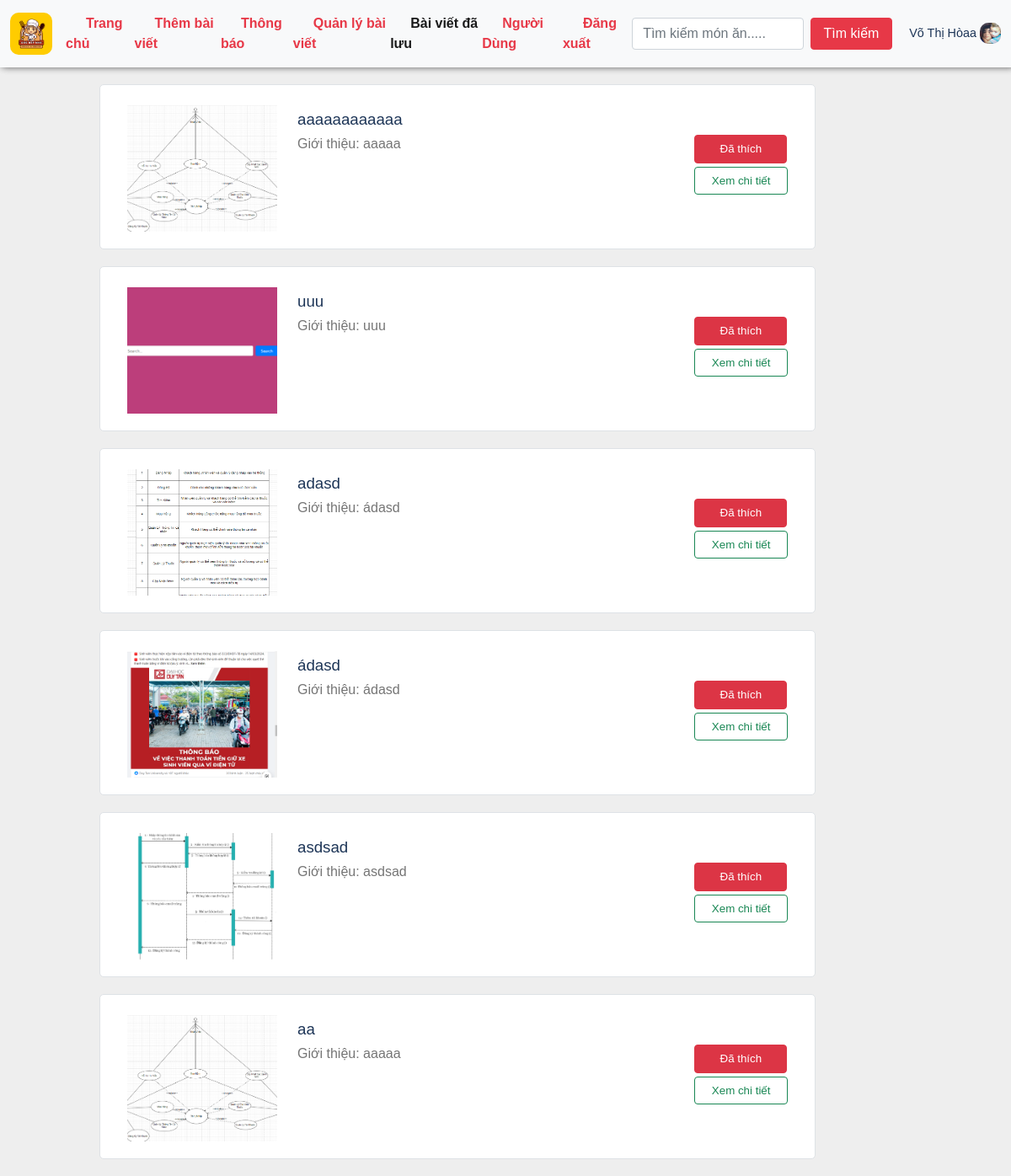
The app's page /savefood/ (signed in), older data.
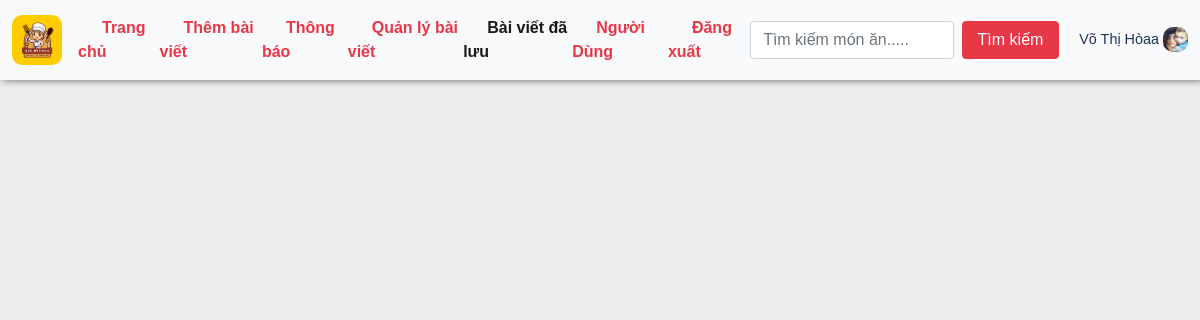
The same page, newer data.
### appfood/models.py (models this page shows, shortened)
class Recipe(models.Model):
    title = models.CharField(max_length=100,null=True)
    author = models.ForeignKey('auth.User', on_delete=models.CASCADE)
    introduce = models.CharField(max_length=100,null=True)
    description = models.CharField(max_length=200,null=True)
    created_at = models.DateTimeField(auto_now_add=True)
    views = models.IntegerField(default=0)
    liked_tym = models.ManyToManyField(User, related_name='liked_recipes', blank=True)
    classify = models.ManyToManyField(Classify, related_name='recipes', blank=True)
    reported = models.BooleanField(default=False)

class RecipeImage(models.Model):
    recipe = models.ForeignKey(Recipe, related_name='images', on_delete=models.CASCADE)
    image = models.ImageField(upload_to='images/')
    uploaded_at = models.DateTimeField(auto_now_add=True)

### appfood/views.py (the view)
# urls.py: path('savefood/', views.savefood, name='savefood'),  # Lưu Bài
@login_required
def savefood(request):
    if request.user.is_authenticated:
        liked_recipes = request.user.liked_recipes.all()  # Lấy danh sách công thức người dùng đã thích
        recipes = Recipe.objects.all()
        recipeimage = RecipeImage.objects.all()
        user_profile, created = UserProfile.objects.get_or_create(user=request.user)
        return render(request, 'appfood/savefood.html',
                      {'liked_recipes': liked_recipes, 'recipes': recipes, 'recipeimage': recipeimage,
                       'user_profile': user_profile})
    return redirect('login')  # Yêu cầu đăng nhập nếu chưa đăng nhập

### appfood/templates/appfood/savefood.html (shortened to what the changed rows need)
{% extends "appfood/base.html" %}
{% load static %}
{% block savefood %}
<main>
    <div class="container">
        <div class="row">
            <div class="col-md-10" >
                {% if liked_recipes %}
                    {% for recipe in liked_recipes %}
                    <div class="row p-2 bg-white border post-block" style="width: 850px;float: right;">
                        <div class="col-md-3 mt-1">
                            <img class="img-fluid img-responsive product-image" style="width: 200px;height: 150px; object-fit: cover;" src="{{ recipe.images.first.image.url }}">
                        </div>
                        <div class="col-md-7 mt">
                            <h4 id="title">{{recipe.title}} </h4>
                            <h5 id="date" class="text-justify text-truncate para mb-0">Giới thiệu: {{recipe.introduce}}<br><br></h5>
                        </div>
                        <div class="align-items-center align-content-center col-md-2 border-left mt-2" style="margin-top:-5px !important;">
                            <form method="post" action="{% url 'like_recipe' recipe.id %}" >
                                <button type="submit" class="btn {% if user in recipe.liked_tym.all %}btn-danger{% else %}btn-primary{% endif %}" style="font-size: 10pt; width: 110px;">
                                    {% if user in recipe.liked_tym.all %}Đã thích{% else %}Thích{% endif %}
                                </button>
                            </form>
                            <div class="d-flex flex-column mt-4"><a href="{% url 'detail' recipe.id %}" class="btn btn-outline-success" style="font-size: 10pt;margin-top:-20px;">Xem chi tiết</a></div>
                        </div>
                    </div>
                    {% endfor %}
                {% endif %}
            </div>
        </div>
    </div>
</main>
{% endblock savefood %}

Row changes from the older to the newer data that the page shows:
removed Recipe: images.first.image (picture), title "aaaaaaaaaaaa", introduce "aaaaa", shows "Đã thích"
removed Recipe: images.first.image (picture), title "uuu", introduce "uuu", shows "Đã thích"
removed Recipe: images.first.image (picture), title "adasd", introduce "ádasd", shows "Đã thích"
removed Recipe: images.first.image (picture), title "ádasd", introduce "ádasd", shows "Đã thích"
removed Recipe: images.first.image (picture), title "asdsad", introduce "asdsad", shows "Đã thích"
removed Recipe: images.first.image (picture), title "aa", introduce "aaaaa", shows "Đã thích"
